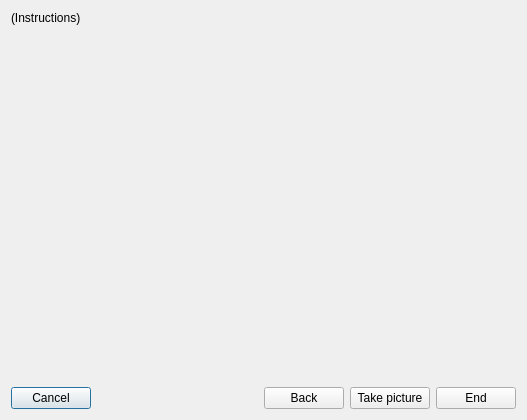
<?xml version="1.0" encoding="UTF-8"?>
<ui version="4.0">
 <class>addObjectDialog</class>
 <widget class="QDialog" name="addObjectDialog">
  <property name="geometry">
   <rect>
    <x>0</x>
    <y>0</y>
    <width>527</width>
    <height>420</height>
   </rect>
  </property>
  <property name="windowTitle">
   <string>Add object</string>
  </property>
  <layout class="QVBoxLayout" name="verticalLayout" stretch="0,1,0">
   <item>
    <widget class="QLabel" name="label_instruction">
     <property name="text">
      <string>(Instructions)</string>
     </property>
    </widget>
   </item>
   <item>
    <layout class="QHBoxLayout" name="horizontalLayout_2">
     <item>
      <widget class="ObjWidget" name="cameraView" native="true"/>
     </item>
     <item>
      <widget class="ObjWidget" name="objectView" native="true"/>
     </item>
    </layout>
   </item>
   <item>
    <layout class="QHBoxLayout" name="horizontalLayout">
     <item>
      <widget class="QPushButton" name="pushButton_cancel">
       <property name="text">
        <string>Cancel</string>
       </property>
      </widget>
     </item>
     <item>
      <spacer name="horizontalSpacer">
       <property name="orientation">
        <enum>Qt::Horizontal</enum>
       </property>
       <property name="sizeHint" stdset="0">
        <size>
         <width>40</width>
         <height>20</height>
        </size>
       </property>
      </spacer>
     </item>
     <item>
      <widget class="QPushButton" name="pushButton_back">
       <property name="text">
        <string>Back</string>
       </property>
      </widget>
     </item>
     <item>
      <widget class="QPushButton" name="pushButton_takePicture">
       <property name="text">
        <string>Take picture</string>
       </property>
      </widget>
     </item>
     <item>
      <widget class="QPushButton" name="pushButton_next">
       <property name="text">
        <string>End</string>
       </property>
      </widget>
     </item>
    </layout>
   </item>
  </layout>
 </widget>
 <customwidgets>
  <customwidget>
   <class>ObjWidget</class>
   <extends>QWidget</extends>
   <header>ObjWidget.h</header>
   <container>1</container>
  </customwidget>
 </customwidgets>
 <resources/>
 <connections/>
</ui>
